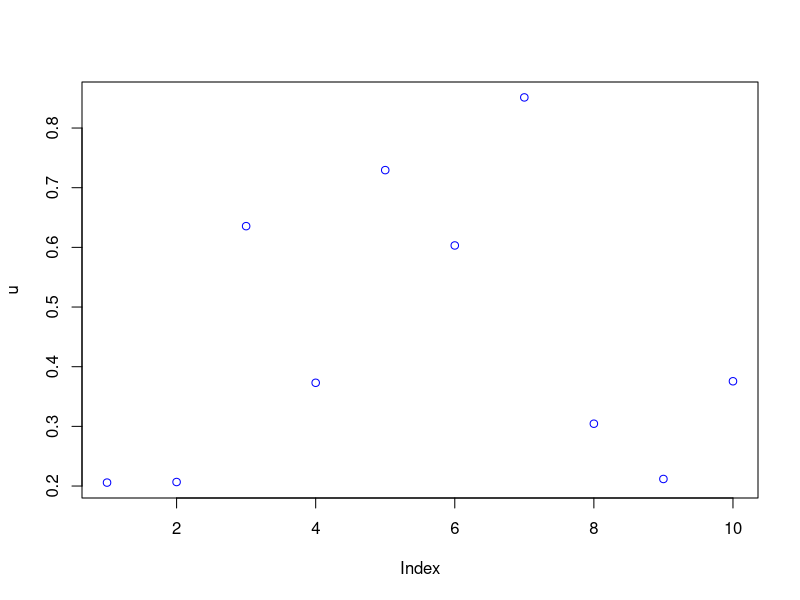
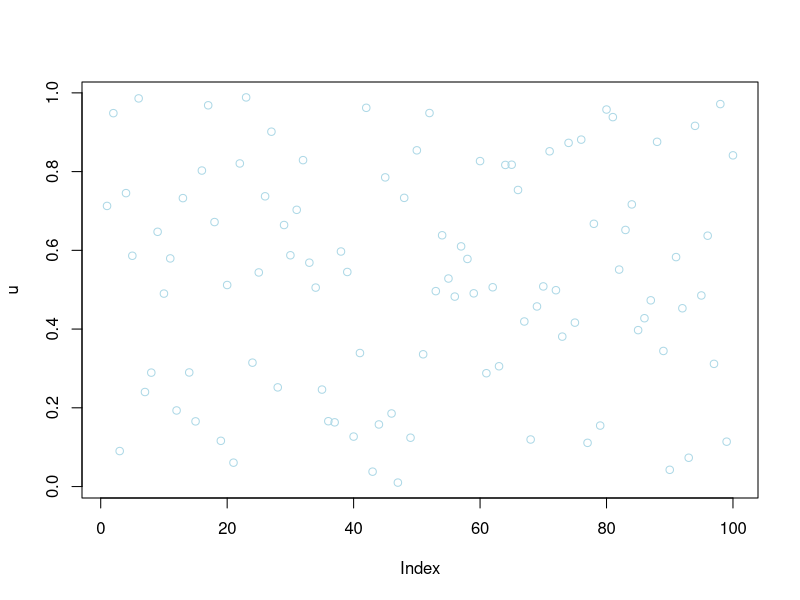
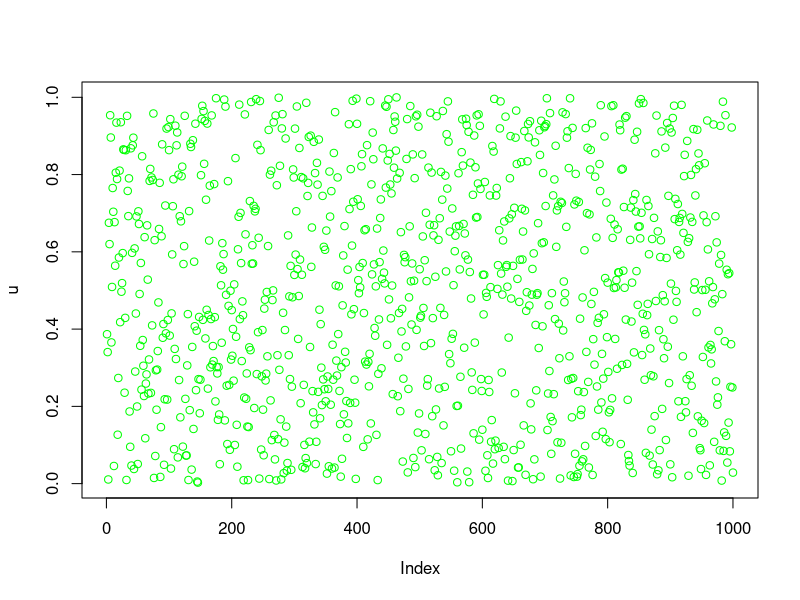
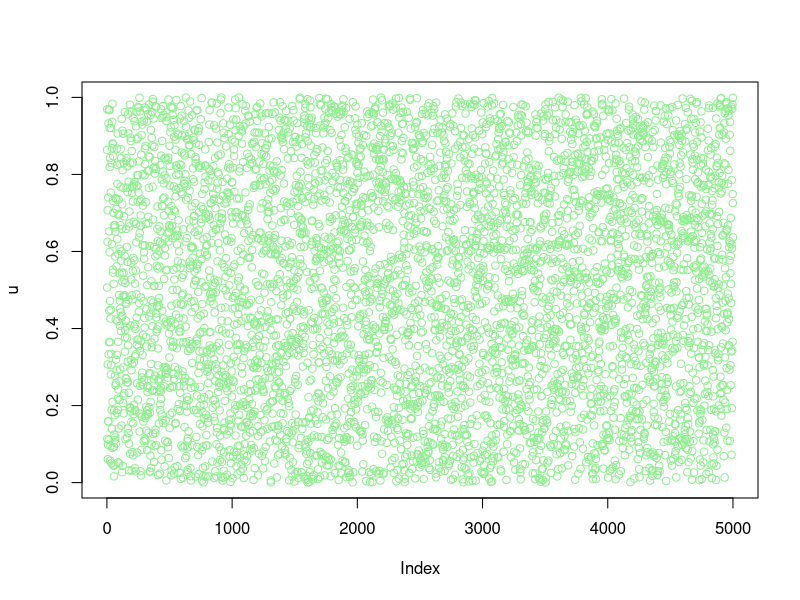
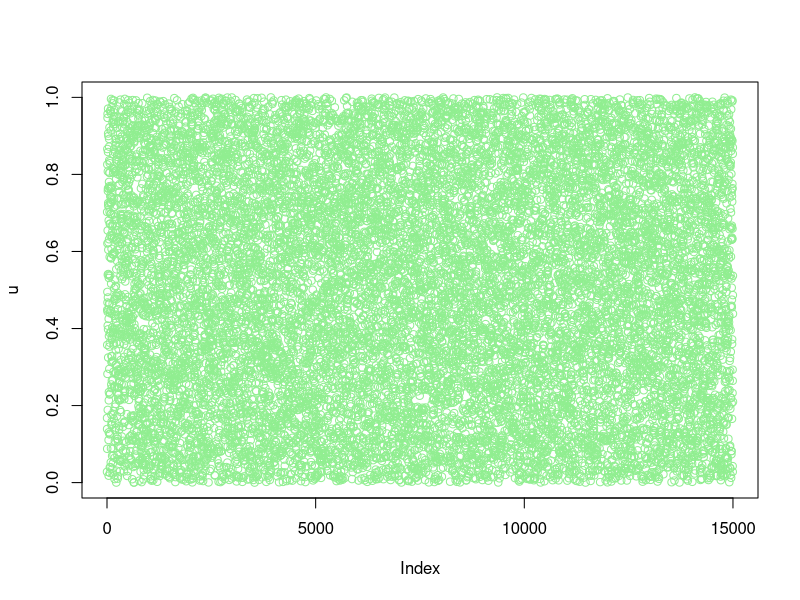
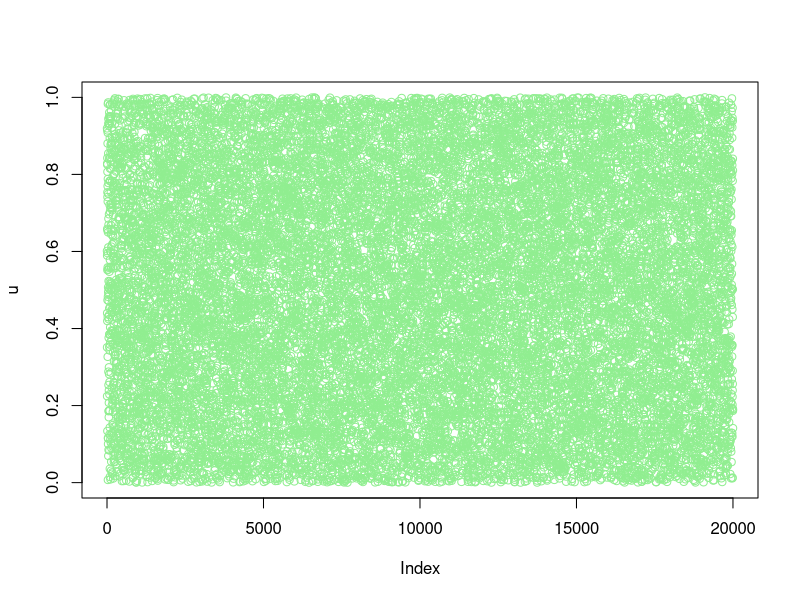
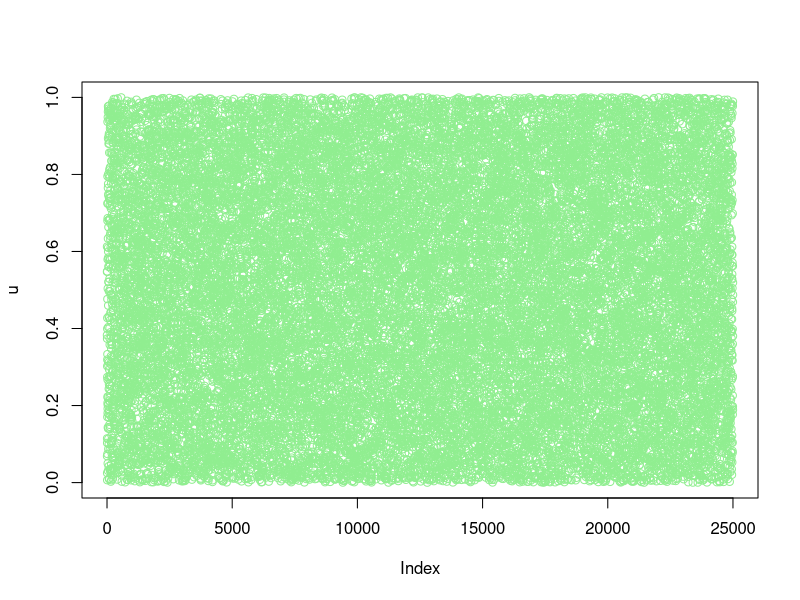
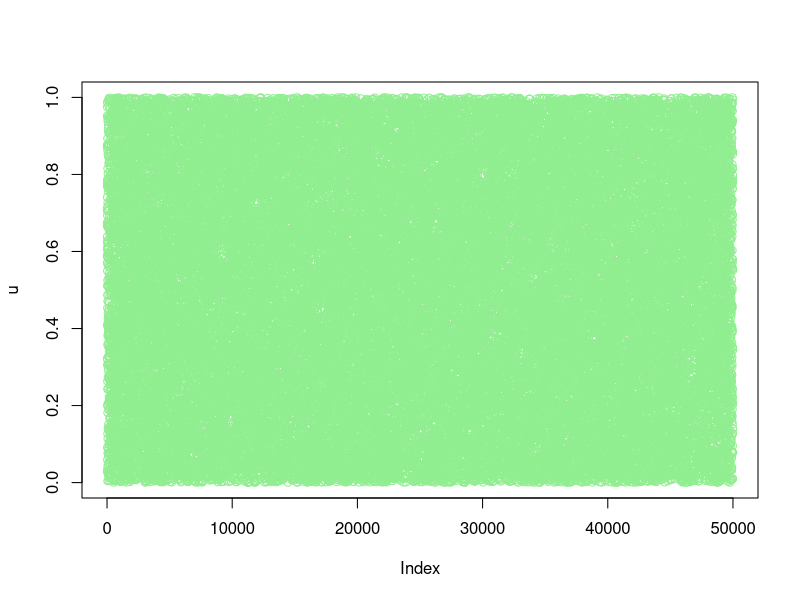

The R script that drew these images, in order:
## ---- chunk 1
knitr::opts_chunk$set(echo = TRUE)
## ---- chunk 2
u<- runif(10,0,1); head(u,20)
plot(u,col="blue")

## ---- chunk 3
u<- runif(100,0,1); head(u,20)
plot(u,col="lightblue")

## ---- chunk 4
u<- runif(1000,0,1); head(u,20)
plot(u,col="green")

## ---- chunk 5
u<- runif(5000,0,1); head(u,20)
plot(u,col="lightgreen")
## ---- chunk 6
u<- runif(15000,0,1); head(u,20)
plot(u,col="lightgreen")

## ---- chunk 7
u<- runif(20000,0,1); head(u,20)
plot(u,col="lightgreen")

## ---- chunk 8
u<- runif(25000,0,1); head(u,20)
plot(u,col="lightgreen")

## ---- chunk 9
u<- runif(50000,0,1); head(u,20)
plot(u,col="lightgreen")
## ---- chunk 10
muestra1<- sample(u,100,replace = FALSE)
plot(muestra1,
     main="Muestra de tamaño 100",
     xlab="Elementos de la muestra",
     ylab="Uniformes(0,1)",
     col="purple")
## ---- chunk 11
##---- Mejora del grafico ----
miscolores<- blues9;
hist(u,col = miscolores,
     main = 'Números aleatorios normales',
     xlab="Valores de u",
     ylab="Valores generados",)
## ---- chunk 12
muestra2<- sample(u,250,replace = FALSE)
plot(muestra1,
     main="Muestra de tamaño 250",
     xlab="Elementos de la muestra",
     ylab="Uniformes(0,1)",
     col="purple")
## ---- chunk 13
hist(u,col=rainbow(15,0.23))
## ---- chunk 14
hist(muestra2, col="lightblue")
## ---- chunk 15
u<- rnorm(10,0,1); head(u,20)
plot(u,col="blue")

## ---- chunk 16
u<- rnorm(100,0,1); head(u,20)
plot(u,col="lightblue")

## ---- chunk 17
u<- rnorm(1000,0,1); head(u,20)
plot(u,col="green")

## ---- chunk 18
u<- rnorm(5000,0,1); head(u,20)
plot(u,col="lightgreen")
## ---- chunk 19
u<- rnorm(15000,0,1); head(u,20)
plot(u,col="lightgreen")

## ---- chunk 20
u<- rnorm(20000,0,1); head(u,20)
plot(u,col="lightgreen")

## ---- chunk 21
u<- rnorm(25000,0,1); head(u,20)
plot(u,col="lightgreen")

## ---- chunk 22
u<- rnorm(50000,0,1); head(u,20)
plot(u,col="lightgreen")
## ---- chunk 23
muestra1<- sample(u,100,replace = FALSE)
plot(muestra1,
     main="Muestra de tamaño 100",
     xlab="Elementos de la muestra",
     ylab="Normales(0,1)",
     col="purple")
## ---- chunk 24
hist(u,col=rainbow(15,0.23))
## ---- chunk 25
hist(muestra1, col="lightblue")
## ---- chunk 26
muestra2<- sample(u,250,replace = FALSE)
plot(muestra1,
     main="Muestra de tamaño 250",
     xlab="Elementos de la muestra",
     ylab="Normales(0,1)",
     col="purple")
## ---- chunk 27
hist(u,col=rainbow(15,0.23))
## ---- chunk 28
hist(muestra2, col="lightblue")
